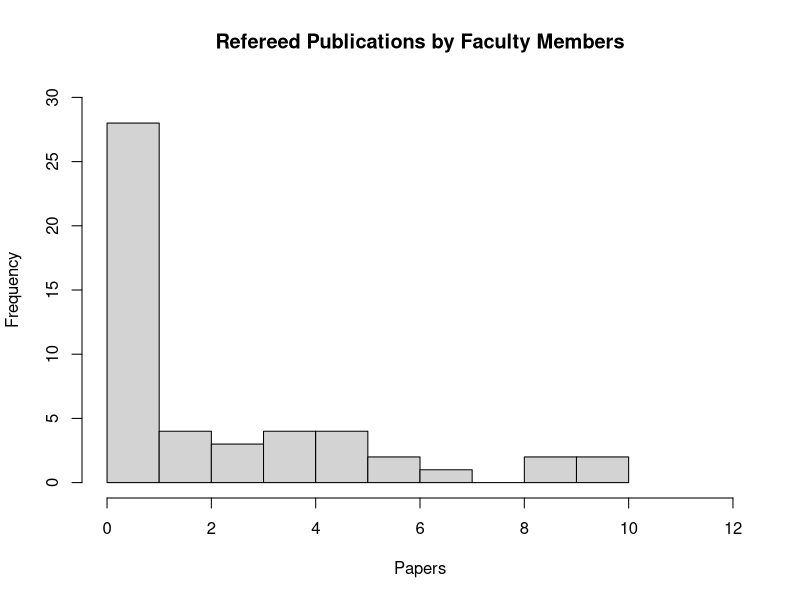

R code for this plot:
## ---- chunk 1
ybaru <- (98+102+154+133+190+175)/6
ybaru
## ---- chunk 2
plan1mu <- (mean(c(98,154,190))*1/8)+(mean(c(98,154,175))*1/8)+(mean(c(98,133,190))*1/8)+(mean(c(98,133,175))*1/8)+(mean(c(102,154,190))*1/8)+(mean(c(102,154,175))*1/8)+(mean(c(102,133,190))*1/8)+(mean(c(102,133,175))*1/8)
plan1mu
## ---- chunk 3
plan2mu <- (mean(c(98,133,175))*1/4)+(mean(c(102,154,175))*1/2)+(mean(c(98,154,190))*1/4)
plan2mu
## ---- chunk 4
plan1var <- (((147.33-plan1mu)^2)*1/8)+(((142.33-plan1mu)^2)*1/8)+(((140.33-plan1mu)^2)*1/8)+(((135.33-plan1mu)^2)*1/8)+(((148.67-plan1mu)^2)*1/8)+(((143.67-plan1mu)^2)*1/8)+(((141.67-plan1mu)^2)*1/8)+(((136.67-plan1mu)^2)*1/8)
plan1var
## ---- chunk 5
plan2var <- (((135.33-plan2mu)^2)*1/4)+(((143.67-plan2mu)^2)*1/2)+(((147.33-plan2mu)^2)*1/4)
plan2var
## ---- chunk 6
p1bias <- plan1mu-ybaru
p1bias
## ---- chunk 7
p2bias <- plan2mu-ybaru
p2bias
## ---- chunk 8
p1mse <- plan1var+(p1bias^2)
p1mse
## ---- chunk 9
p2mse <- plan2var+(p2bias^2)
p2mse
## ---- chunk 10
#First find the means for each of the 5 samples
s1ybar <- (1+4+7+7)/4
s2ybar <- (2+4+7+8)/4
s3ybar <- (1+4+7+8)/4
s4ybar <- (2+4+7+8)/4
s5ybar <- (4+7+7+8)/4

#Next, find their value for t=8(ybar)
t1 <- s1ybar*8
t1
t2 <- s2ybar*8
t2
t3 <- s3ybar*8
t3
t4 <- s4ybar*8
t4
t5 <- s5ybar*8
t5
## ---- chunk 11
x <- c(0, 1, 2, 3, 4, 5, 6, 7, 8, 9, 10)
y <- c(28, 4, 3, 4, 4, 2, 1, 0, 2, 1, 1)
z <- rep.int(x,times=y)
hist(z, nclass=11, xlim=c(0,12), ylim=c(0,30), right=FALSE, main="Refereed Publications by Faculty Members", xlab="Papers")
## ---- chunk 12
estybar <- ((28/50)*0)+((4/50)*1)+((3/50)*2)+((4/50)*3)+((4/50)*4)+((2/50)*5)+((1/50)*6)+((0/50)*7)+((2/50)*8)+((1/50)*9)+((1/50)*10)
estybar
## ---- chunk 13
estvar <- var(z)
estvar

#Thus we know that standard error=sqrt((estvar/n)*(1-n/N))
paperse <- sqrt((estvar/50)*(1-(50/807)))
paperse
## ---- chunk 14
#Sample proportion
prop <- 28/50
prop

#Standard error of the proportion - use formula below
#SEp = sqrt[p*( 1 - p )/ n-1] * sqrt[(1-(n/N))]
sep <- sqrt((prop*(1-prop)/49))*sqrt(1-(50/807))
sep

#Now we need to find the critical value for the formula
t <- qt(0.975, df=49)
t
## ---- chunk 15
upper1 <- prop + sep*t
lower1 <- prop - sep*t
lower1; upper1
## ---- chunk 16
#Sample proportion
prop1 <-175/1000 
prop1

#Standard error of the proportion - use formula below
#SEp = sqrt[p*( 1 - p )/ n]
# Since the sample is sufficiently large, we use the above
# adjusted formula
sep1 <- sqrt((prop1*(1-prop1)/1000))
sep1

#Now we need to find the critical value for the formula
t1 <- qt(0.975, df=999)
t1
## ---- chunk 17
upper2 <- prop1 + sep1*t1
lower2 <- prop1 - sep1*t1
lower2; upper2
## ---- chunk 18
#First find n0
#We use p=0.5 since that maximizes the value and p isn't given
n0 <- (((1.96^2)*0.5*(1-0.5))/0.10^2)
n0

#Then we can find n, set N=580, given above
n <- n0/(1+(n0/580))
n
## ---- chunk 19
prop2 <- 27/120
prop2

#Standard error of the proportion - use formula below
#SEp = sqrt[p*( 1 - p )/ n-1] * sqrt[(1-(n/N))]
sep2 <- sqrt((prop2*(1-prop2)/119))*sqrt(1-(120/580))
sep2

#Now we need to find the critical value for the formula
t2 <- qt(0.975, df=119)
t2
## ---- chunk 20
upper3 <- prop2 + sep2*t2
lower3 <- prop2 - sep2*t2
lower3; upper3
## ---- chunk 21
set.seed(123)
pop <- rnorm(500)
mu <- mean(pop)
pvar <- var(pop)
confup <- mu + sqrt(pvar)*1.96
conflow <- mu - sqrt(pvar)*1.96
conflow; confup
## ---- chunk 22
samp <- sample(pop, 50)
sampmu <- mean(samp)
sampvar <- var(samp)
#Need new z critical value for 50% confidence
zstat <- qnorm(0.75) 
sconfup <- sampmu + sqrt(sampvar)*zstat
sconflow <- sampmu - sqrt(sampvar)*zstat
sconflow; sconfup
## ---- chunk 23
set.seed(123)
pop <- rnorm(500)
meanest1<-function(y,n,R){
  N<-length(y)
  popmn<-mean(y)
  ans<-rep(0,4)

    for(i in 1:R){
      smp<-sample(1:N,n)
      ysmp<-y[smp]
      estmn<-mean(ysmp)
      abserr<-abs(estmn - popmn)
      estvr<-(1 - n/N)*var(ysmp)/n
      lwbd<-estmn - qnorm(0.75)*sqrt(estvr)
      upbd<-estmn + qnorm(0.75)*sqrt(estvr)
      if(lwbd <= popmn & popmn <= upbd) {cov<-1}
      else {cov<-0}
      ans<-ans + c(estmn,abserr,2*qnorm(0.75)*sqrt(estvr),cov)
    }
    ans<-round(ans/R,digits=3)
    cat("  est ", "abserr  ", "length ", "freq of coverage","\n")
    print(ans)
    return(date())
  }
y<-pop
meanest1(y,50,500)
## ---- chunk 24
set.seed(123)
pop1 <- rnorm(500)
## ---- chunk 25
meanest1<-function(y,n,R){
  N<-length(y)
  popmn<-mean(y)
  ans<-rep(0,4)

    for(i in 1:R){
      smp<-sample(1:N,n)
      ysmp<-y[smp]
      estmn<-mean(ysmp)
      abserr<-abs(estmn - popmn)
      estvr<-(1 - n/N)*var(ysmp)/n
      lwbd<-estmn - qnorm(0.55)*sqrt(estvr)
      upbd<-estmn + qnorm(0.55)*sqrt(estvr)
      if(lwbd <= popmn & popmn <= upbd) {cov<-1}
      else {cov<-0}
      ans<-ans + c(estmn,abserr,2*qnorm(0.55)*sqrt(estvr),cov)
    }
    ans<-round(ans/R,digits=3)
    cat("  est ", "abserr  ", "length ", "freq of coverage","\n")
    print(ans)
    return(date())
  }
y<-pop1
meanest1(y,50,500)
